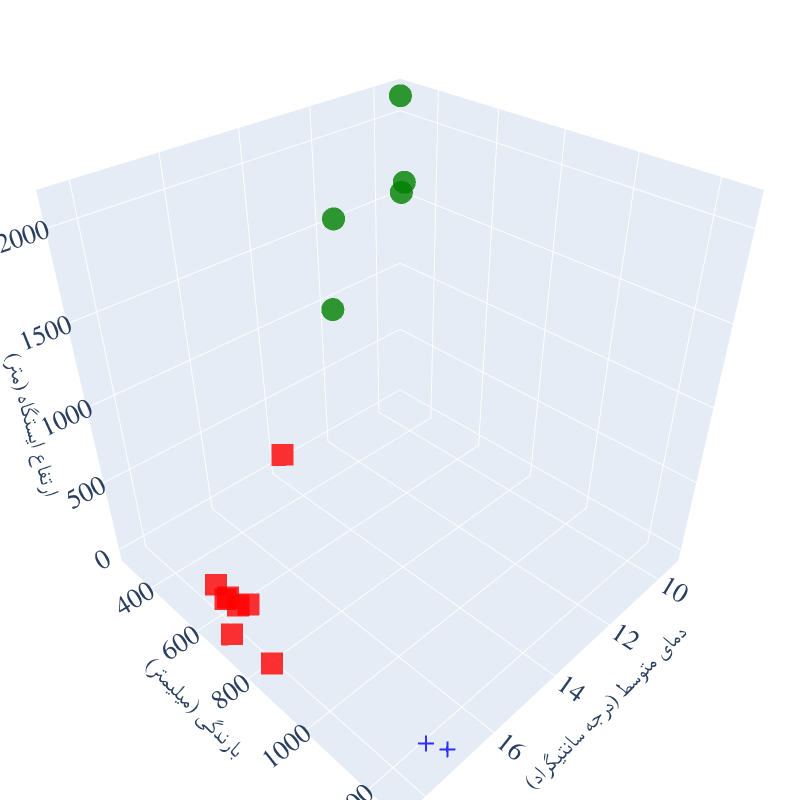

This figure's notebook cell:
### Code cell
import plotly.graph_objects as go

# Assuming 'station_data' DataFrame is already loaded and processed
station_data['Cluster'] = station_data['Cluster'].astype(int)

# Define custom colors for each cluster (you can choose your own colors)
custom_colors = {
    1: 'red',     # Cluster 1 gets blue
    2: 'green',    # Cluster 2 gets green
    3: 'blue'    # Cluster 3 gets orange
}

# Assign custom colors based on the 'Cluster' column
colors = [custom_colors.get(cluster, 'gray') for cluster in station_data['Cluster']]

# Define marker shapes for each cluster (you can define more shapes or customize)
cluster_shapes = {
    1: 'square',  # Cluster 1 gets square markers
    2: 'circle',  # Cluster 2 gets diamond markers
    3: 'cross'  # Cluster 3 gets cross markers
}

# Define the shape list based on the Cluster
shapes = [cluster_shapes.get(cluster, 'circle') for cluster in station_data['Cluster']]

# Create the 3D scatter plot
fig = go.Figure(
    data=[
        go.Scatter3d(
            x=round(station_data["Temperature"], 1),
            y=round(station_data["Precipitation"], 1),
            z=round(station_data["Station_Elevation"], 1),
            mode="markers",
            marker=dict(
                size=8,
                color=colors,  # Custom colors for clusters
                symbol=shapes,  # Custom shapes for each cluster
                opacity=0.8,  # Marker transparency (optional)
            ),
            text=station_data["Station_Name"],
            hovertemplate=(
                'Station: %{text}<br>'
                'Temperature: %{x}<br>'
                'Precipitation: %{y}<br>'
                'Elevation: %{z}<br>'
                '<extra></extra>'
            )
        )
    ]
)

# Set the title and labels for axes
fig.update_layout(

    scene=dict(
        xaxis_title="دمای متوسط (درجه سانتیگراد)",
        yaxis_title="بارندگی (میلیمتر)",
        zaxis_title="ارتفاع ایستگاه (متر)",
        # xaxis=dict(
        #     autorange='reversed'  # Reverse the x-axis direction (greater to lower)
        # ),
        # yaxis=dict(
        #     autorange='reversed'  # Reverse the y-axis direction (greater to lower)
        # ),
    ),
    width=800,  # Optional: Adjust the width of the plot
    height=800,
    margin=dict(l=0, r=0, t=0, b=0),
    font={
        'family': 'B Zar',
        'size': 18
    },
)

# Show the plot
fig.show()

### Figure 1 — Plotly figure (JSON) as saved in the notebook; plotly's stock layout.template omitted (floating-point values rounded to 4 significant figures)
{"data": [{"hovertemplate": "Station: %{text}<br>Temperature: %{x}<br>Precipitation: %{y}<br>Elevation: %{z}<br><extra></extra>", "marker": {"color": ["blue", "blue", "green", "red", "red", "red", "green", "red", "red", "red", "red", "green", "green", "red", "green"], "opacity": 0.8, "size": 8, "symbol": ["cross", "cross", "circle", "square", "square", "square", "circle", "square", "square", "square", "square", "circle", "circle", "square", "circle"]}, "mode": "markers", "text": ["Ramsar", "Nowshahr", "Siahbisheh", "Babolsar", "Gharakhil", "Sari", "Kiyasar", "Sari (dasht-e-naz airport)", "Galugah", "Bandar-e-amirabad", "Amol", "Kojur", "Baladeh", "Polsefid", "Alasht"], "type": "scatter3d", "x": [17.3, 17.1, 11.2, 18.2, 17.6, 18.4, 13.5, 17.8, 17.7, 17.8, 17.8, 11.8, 9.4, 15.5, 11.3], "y": [1222.0, 1264.0, 500.2, 824.8, 655, 705.7, 501.9, 602.6, 536.9, 588.9, 643.8, 305.9, 292.5, 537.6, 500.9], "z": [-20, -20.9, 1855.0, -21, 14.7, 23, 1294.0, 16.7, -10, -20, 23.7, 1550, 2120, 610, 1805]}], "layout": {"font": {"family": "B Zar", "size": 18}, "height": 800, "margin": {"b": 0, "l": 0, "r": 0, "t": 0}, "scene": {"xaxis": {"title": {"text": "دمای متوسط (درجه سانتیگراد)"}}, "yaxis": {"title": {"text": "بارندگی (میلیمتر)"}}, "zaxis": {"title": {"text": "ارتفاع ایستگاه (متر)"}}}, "width": 800}}
